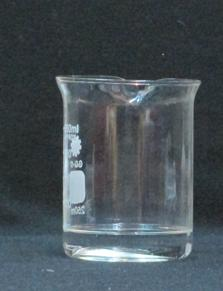
%> input picture Manual Mode/EXAMPLE IMAGES/IMG_2860.JPG, 223 x 291 px
$ octave --eval "result = Exctract_object_from_background_NO_SCANNING('EXAMPLE IMAGES/IMG_2860.JPG');"   (GNU Octave 9; MATLAB toolbox functions it lacks are replaced by stand-ins)
%> lines starting %> are read from the running program, lines starting %| are printed output that depends on the picture; in (x1, y1, x2, y2) boxes, pixels count from 0 and x2, y2 are one past the last pixel; in counts of white or black regions, pixels touching at a corner belong together; the program's own positions count from 1
### Manual Mode/Find_Vessel_Contour.m
function [ vessel_cont, symmetry_score ,brxy , imborder , YaxisSize]=Find_Vessel_Contour(figurefilename, Symmetry_Mode, Npix, threshold, Segmentation_Mode)
%> called with figurefilename = 'EXAMPLE IMAGES/IMG_2860.JPG', Symmetry_Mode = 0, Npix = 16000, threshold = 0.12, Segmentation_Mode = 'BORDER_CANNY'
%Identify object by sperating it from background
%  identify the vessel in color image readed from figurefilename,
%resize the image size to so it will contain npix pixels without changing proportions, and use threshold  for the canny sobel operator operator
% Segmentation_Mode define wether objects/blobs will be recognize by 'BORDER_CANNY' mode wich mean using edges with close contours found by canny+sobel operators to segment the ima or by "THRESHOLD" mode finding areas with different  intenstiy using threshold for the grey image of the system   'BORDER_CANNY'  give  much better  results the 'THRESHOLD' method for most cases and used as difult
% Symmetry_Mode symmetry mode tell wether to use symmetry consideration (0 if not) and which mode (1-2) [see symmetrized function]


%general operation: use canny and soble to transform image into border image
% use blob labeling and image segementation to  to identifty the blob of
% the backgroud. Create negative of the background blob image so every that blob is
% not the background is white. choose the largest blob/region as representing the
% vessel. Use symmetry and thikness consideration and remove parallel regions to improve the vessel
% boundary
%Resize
%brxy are list of xy points of the borders point location on the image
%imborder is the original image (resize) with the object borders marked on the final image
close all;
symmetry_score=0;

if (nargin<2 ) Symmetry_Mode=2; end;
if (nargin<3) Npix=16000; end;
 if (nargin<4)   threshold=0.12; end;
 if (nargin<5)   Segmentation_Mode='BORDER_CANNY'; end;


i=imread(figurefilename);%'C:\Users\mithycow\Desktop\trial pictures glassware\edited\moor cut\DSC_0016.jpg');%DSC_0016.jpg
%> i is the input picture: size 291x223x3 uint8; mean R, G, B 71.8, 81.3, 86.9
%-----------------------resize and adopt histogram------------------------
dm=size(i);% y*y/(nx/ny)=npix y= sqrt(npix*ny/nx)  ny=dm1 nx=dm2
YaxisSize=round(sqrt(Npix*dm(1)/dm(2)));
i2 = imresize(i, [YaxisSize NaN]);% 135 /NaN change the image so it will contain npix pixels
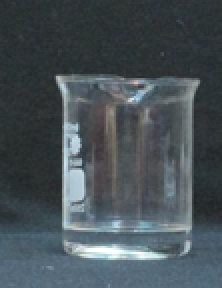
%> i2: size 144x111x3 uint8 (shown 2 times larger); mean R, G, B 71.8, 81.3, 86.9
%figure, imshow(i2);
i3=rgb2gray(i2);
%figure, imshow(i3);
%i3=histeq(i3);% equalize intensity  histogram for complete image to create wider better intensiy range spectrum of intesinity and increase
i3=adapthisteq(i3);% equalize histogram image intesnity region by region to prevent borders with low illumination  from being missed and leave open in the contour
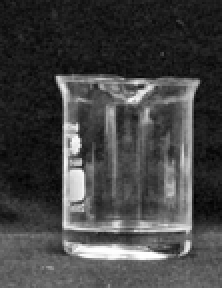
%> i3: size 144x111 uint8 (shown 2 times larger); min 0, max 255, mean 67.9
%figure, imshow(i3);


%%%%%%%%%%%%%%%%%%%%%%%%%%%%%%%%%%%%%SEGMENTATION STEP%%%%%%%%%%%%%%%%%%%%%%%%%%%%%%%%%%%%%%%%%%%%%%%%%%%%%%%%%%%%%%%%%%%%%%%%%%%%%%%%%%%%%%%%%%%%%%%%%%%%%%%%%%%%
%------------------------Segment image to close conours using canny sobel or intesnity threshold and return binary image----------------------------------------------------

if strcmp(Segmentation_Mode,'BORDER_CANNY')%find borders using combine canny and sobel edges were the sobel threshhold is between the canny high and low threshold
bw=canysobel(i3,threshold);% find border using combine canny sobel

elseif strcmp(Segmentation_Mode,'THRESHOLD')% segment by intensity threshold (work horribly dont use)
bw=binary_threshold(i3);% create binary image using threshold of greyscale i  much less efficient then canny sobel use one of the two to create binary sgemented image;
else
    disp('unrecogenize image segmentation mode in find vessel contour');
    exit();
end;
%----------------create binary image in which all regions which are not background are white blobs (background are segments in the image that touch the image outer edges------
%dilate;% dilute borders to seal punctore envelops optional)
bw=closeim(bw);% use to close morphological operation to seal the border nevelope % optional not  always good
bw=substract_background(bw); %segment the edge image. create blob image in which every part that correspond to bw background is
%black and every other part is white.
%----------------improve and resuce noise image by closing and openning operation------
 bw=openim(bw);% smoth  openning morpholigical operation that remove unnsseary point
bw=closeim(bw);% smoth image by closing morphological operation
%---------------------------------------
blobs = Getimregions( bw ); % divide binary image bw to its region assuming and return the region found in in array blob that conain stuructures with information of each blob
% blobs is already shorted from big to small
%%%%%%%%%%%%%%%%%%%%%%%%%%%%%%%%%%%%%%%%%%%%%%%%%%%%%%%REMOVE PARALLEL REGIONS AND SYMMETRIZED LARGEST BLOB%%%%%%%%%%%%%%%%%%%%%%%%%%%%%%%%%%%%%%%%%%%%%%%%%%%%%%%%%%%%%%%%%%%%%%%%%%%%%%%%%%%%%%%%%%%%%%%%


 %  for f=1:1:1%size(blobs)% show largest
 f=1; % use only the largest blob
     if ~isempty(blobs) && blobs(f).Area>900% if there blobs that there size bigger then 1000 use them else no object as been found

  %   imshow(blobs(f).Image);% show the specific blob image

     %------------show blob  edges--------------------------
        %  BW2 = bwmorph(blobs(f).Image,'remove');% remove blobe interior and live edges
%imshow(BW2)


     %----mark blob on full image---FOR PRSENTATION  ONLY---------------------------------------
     j=i3/3;
     j(blobs(f).PixelList(:,2),blobs(f).PixelList(:,1))=i3(blobs(f).PixelList(:,2),blobs(f).PixelList(:,1));
  %   imshow(j);% mark blob image in figure
%pause;
 %----cut the image area from i3 and pot it on kk. THIS PART OFTEN GOT STUCK and is needed only for symmetrized with sobel hence symmetrized3,4-----------------------------------------

           miny=min(blobs(f).PixelList(:,2));% find the location of the blob square on the total image important and being use later dont delete
           minx=min(blobs(f).PixelList(:,1));% find the location of the blob square on the total image important and being use later dont delete
      % [11 lines of commented-out code are left out]
         BW3=Remove_Parallel_Region( blobs(f).Image);% if the blob contain  lines with more then one region  (more then two edges) remove all but the broadest image


         blobs2 = Getimregions(BW3 );%  the vessel blob size might have breaked to few blobs take the first (hence the largest blob).
         miny=miny-1+min(blobs2(1).PixelList(:,2));% Update the location of the blob frame in the image of the system
         minx=minx-1+min(blobs2(1).PixelList(:,1));

 %--------------use symmetry and varius of rules to improve borders also remove thin area parrallel to thick area that correspond to the stand poll-----------------------------------------------------------------------------------------------
      %    imshow(blobs2(1).Image);


         [BW3,symmetry_score]=symmetrized(blobs2(1).Image, Symmetry_Mode);% Remove parrallel regions and symmetrized; adjust object border using symmetry configuration
%imshow(BW3);

%----------------------------------------------the symmetrized operation might split the blobs in this case peak the largest blob and use it ----------------------------------------------------------------------------------------------
 blobs2 = Getimregions( BW3 );%  the vessel blob size might have changes take the first (hence the largest blob).

 %---------------erode blob by one pixel and get is binary edge image (the erosion is needed because for some reason the blob is one pixel larger the it shouuld be
 vessel_cont= bwmorph(blobs2(1).Image,'remove');% remove blobe interior and leave edges;
 vessel_cont=blobs2(1).Image- vessel_cont; % for some unclear reason the contour received here is one pixel larger then it should be it need to b eroded
 vessel_cont=openim(vessel_cont);
 vessel_cont= bwmorph( vessel_cont,'remove');% remove blobe interior and leave edges;
 minx=minx-1; % Again not clear why but this is needed
 %imshow( vessel_cont);
 if ~exist('vessel_cont','var') vessel_cont=0;symmetry_score=-1000; end; % in case the previous function will fail to give output and get the entire program stuck
  %-----------------------------find the edge points of the vessel  on the total image and mark them---------------------------------------------------------------------------------------------------------------
  miny2=min(blobs2(f).PixelList(:,2));% find the location of the blob square on the total image important and being use later dont delete
 minx2=min(blobs2(f).PixelList(:,1));% find the location of the blob square on the total image important and being use later dont delete

 brxy=find2(vessel_cont,0.5); % find the border point of the the blob image


brxy(:,1)=brxy(:,1)+miny+miny2-2;% translate the border points according to the blob location realtive to the figure
brxy(:,2)=brxy(:,2)+minx+minx2-2;
%------------------for presentation only draw border on image-----------------------------------------
imborder=set2(i3, brxy,255,0, 0);% draw the edge points on the new image in white or black
%imborder(vessel_cont>0)=255;? why not this
%imshow(imborder);
%pause;

 %--------------------------------------------------------------------------------------------------------------------------------------------------------------------------------------------------------------------

%imshow(BW3);
%-----------------------------------------------------------------------------------------------------------

%---------------------------show the edge over the real image
      %kk(BW3>0)=0;
    %figure, imshow(kk/256);% show the figure the blob refer to
  % pause;
     %----------------------------------------------------------------


   %---------------------------------------------------------------------------------------------------------------------------------------------------
  else % if no blob found that stand in minimimal demands
       vessel_cont=zeros(2,2);% assign arbitary values to output to  prevent program from getting stuck as result of not assign paramters
       brxy=[1 1];
       symmetry_score=-100;

       imborder=zeros(size(bw));
       disp('NO CONTOUR FOUND or contour is to small in find contour');
  end;
  %-----------------------------------------------------------------------------------------------------------------------------------------------------------------

%end
%{
Find_Vessel_Contour(figurefilename, Symmetry_Mode, Npix, threshold, SegmentationMode)
Description: Found the boundaries of symmetric object in an image with uniform background.
Input: Figurefilename: The name +page of the image file.
Segementation_mode(optional parameter): The method that will be used to segment the image. Option Segementation_mode ='BORDER_CANNY' is a default mode and it will segment the image by using canny and sobel edges that form closed contours. Alternative segmentation is by Segementation_mode = ‘THRESHOLD’ which segment image using intensity threshold with OTSU limits this give bad result for transparent vessels.
Symmetry_Mode (optional parameter): The way in which the symmetry of the object will be adjusted. The values can be between 0 to 2. Value of 2 is default. Value of 1 give slightly different symmetry adjusting mode with almost same result as 2. Value of 0 mean no symmetry adjustment. The symmetry mode is explained in the function symmetrized.
Npix(Optional parameter): Max number of pixels in the image examined (Figurefilename) . If the image have more pixels then Npix then it will be resized to the size of Npix pixels while maintaining proportion. Note that large image (above16000) can take really long time and should be avoided. Threshold (optional parameter): The threshold that will be used in the canny/sobel edge detector in the segmentation step.
Output vessel_cont:Binary image of the object border with object boundaries marked white (1). Can be use as template for finding the object in other images (similar to X_TEMPLATE.tif Figure 1). symmetry_score: The symmetry level of the traced blob (fraction of lines in the original blob that have center in the blob symmetry axis). brxy: List of x,y coordniates of boundary of the object in the image (after the image were resize). imborder: The resized image with the boundaries of object marked on it (see IMarked [figure 1 section 1]). YaxisSize: The final size of the image Y axis in which the recognition where performed
Algortihm:
Basically steps 1-10 in the algorithm section in section 7:
1) Segment the image by looking for edges that form closed contours. The edges are found by combination of canny and sobel edges.
2) All blobs that touch the outer boundaries of the image are merged and considered as background.
3) The negative of the background (found in step 1) is taken. This negative is a binary image in which every pixel that is not background have value of 1 and every background pixel is zero.
4) This binary image is again segmented, and the largest blob is taken as the vessel.
5) If the blob have two parallel region in the horizontal axis the thinnest of the two is deleted (other word if some line of the blob have more than two edges remove all but the edges that form thickest region).
6) The symmetry axis and symmetry level of the blob is found by scanning every line of the blob and finding its center x value for each line. The most abundant center value (x) for lines in the blob is taken as the symmetry axis.
7) The fraction of lines that have center in the symmetry axis is taken as the symmetry level of the blob that will later be used to calculate its score.
8) For each line in the blob that don’t have center in the symmetry axis change either the left or right boundary position of the blob such that the new center of the line will be on the symmetry axis.
9) The resulting contour of the resulting blob could be used as output for the edges of the vessel in the image.
10) The symmetry level of the blob is used to score how good is the match of the blob to the vessel in the image.
%}


### Manual Mode/canysobel.m
function bw=canysobel(i3,highthresh)
%> called with highthresh = 0.12

% return borders for greyscale image i3  in a binary image
% combine canny and sobel operator the canny create better edge the soble
% without maximum supression give thiker edges and prevent holes in the one
% line canny hence their combination give best resul
%the soble  threshold should be between the  canny high and low
% threshholds to be affective. High thresh is the high threshold in the
% canny and is optional the low and sobel threshold will be deterimed by it
%i2=imresize(i,0.12);%0.12);% resize image to 10% since it give better edge detection ability in lower scale
if nargin==1
    highthresh=0.12;% if threshold not assign use standart value
end

e=edge(i3,'canny',[highthresh/3,highthresh],1.1); % preform canny with low and high threshold in [] and gaussian sigma of 1.1(final line)
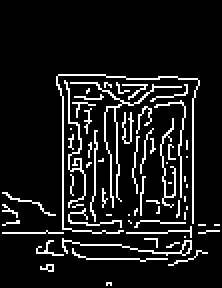
%> e: size 144x111 logical (shown 2 times larger); 10.1% white in thin lines or dots, all inside (x1, y1, x2, y2) = (1, 37, 110, 143)

 % [6 lines of commented-out code are left out]
 bw=edge(i3,'sobel',highthresh/2,'nothinning'); %preform soble with given threshold that should be between the canny high and low threshhold no maximum supression applied specify by 'nothinning
%> bw: size 144x111 logical; 20% white; 45 white regions (42 under 20 px), largest, box (x1, y1, x2, y2) and area: (26, 36, 101, 131) 2943, (67, 53, 80, 76) 96, (3, 115, 27, 118) 30


bw(e>0)=1;% add the edges found by canny to the edges find by soble to create combine edge image
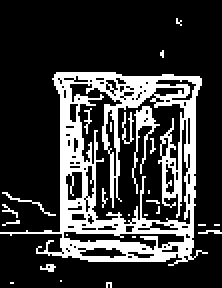
%> bw: size 144x111 logical (shown 2 times larger); 22.4% white; 26 white regions (22 under 20 px), largest, box (x1, y1, x2, y2) and area: (0, 36, 104, 133) 3201, (66, 53, 80, 97) 147, (61, 56, 67, 72) 39, (1, 96, 28, 108) 36
%imshow(bw);
%pause;
end

### Manual Mode/closeim.m
function bw=closeim(bw)
% close binary image bw (morphological operation of dilate and erode
CE=strel('square',3);% create square mask of 3X3 for closing
bw=imclose(bw,CE);% clos image using mask
%> bw: size 144x111 logical; 29.4% white; 8 white regions (5 under 20 px), largest, box (x1, y1, x2, y2) and area: (0, 36, 111, 133) 4617, (1, 102, 10, 113) 32, (20, 132, 28, 136) 22
%figure, imshow(bw);
end

### Manual Mode/labelim.m
function [L, num] = labelim(bw)
%label binary image bw occurding to its white blobs
%return L image of labels hence image of size of bw where pixels  values
%are their label number num is the number of different labels found
bw=~bw;% invert BW color 1->0 0->1
%figure, imshow(bw);
[L, num] = bwlabel(bw, 4); %L labeld image returns in num the number of connected objects found in BW can have connectivity of 4 or 8 (Second parametr)
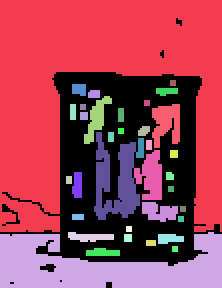
%> L: size 144x111 double (shown 2 times larger); 37 distinct labels, from 0 to 36; one colour per label, 0 black
%> num = 36
%figure, imshow(L,[]);
%impixelinfo;% colorfull way to represent the image such that it use all the rgb values and not just grey
%figure, imshow(label2rgb(L),[]);
end

### Manual Mode/substract_background.m
function bw=substract_background(bw)
%create blob image in which every part that correspond to bw background is
%black and every other part is white
%1) recieve binary image bw label it using labelim
%2) identify all labels on the labeles imaged that touch the image
%outeredges/ borders
% 3)take ones image in the size of bw and make every pixel that correspond to
% the back ground in bw to be equal zeros
%-------------------------1 label  the image----------------------------------------------------------------------------------
[L, num] = labelim(bw);% label binary image to get the back ground label
%> num = 36
d = size(L);% get figure dimension
%------------------identify the back ground  label (assume that the background label correspond to the outer edges of the image) create black white image where everything beside the back ground is white and the background is black--------------------------------------------------------------------------------------
bw=ones(d);
%bw(L==L(d(1),d(2)) | L==L(1,d(2)) |   L==L(d(1),1)  | L==L(1,1))=0; % get reed of back ground

for f=1:1:d(1)
    bw(L==L(f,1) | L==L(f,d(2)))=0;

end;
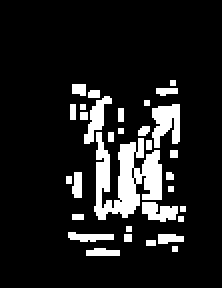
%> bw: size 144x111 double (shown 2 times larger); values 0 (black) and 1 (white), 12.1% white; 32 white regions (18 under 20 px), largest, box (x1, y1, x2, y2) and area: (47, 66, 81, 110) 821, (76, 52, 90, 74) 216, (42, 48, 56, 72) 139

for f=1:1:d(2)
    bw(L==L(1,f) | L==L(d(1),f))=0;
end;
%-----------------------------------------------------------------------------------------------------------------
bw(L==0)=1;% zeros are edges(white areas in bw) and edges count as part of the object not the background thefore they restored if deletd
%> bw: size 144x111 double; values 0 (black) and 1 (white), 41.5% white; 8 white regions (5 under 20 px), largest, box (x1, y1, x2, y2) and area: (0, 36, 111, 133) 6548, (1, 102, 10, 113) 32, (20, 132, 28, 136) 22
%}
%as alternative for the above method it might be possible to take the background as simply the label with the largest areas
%----------------------------
%erode;
end

### Manual Mode/openim.m

function bw=openim(bw)
% open binary image bw morphological operation of erosion and daltion that
% resuce noise and delete thin areas
CE=strel('square',3);% create square mask of 3X3 for oppening
bw=imopen(bw,CE);
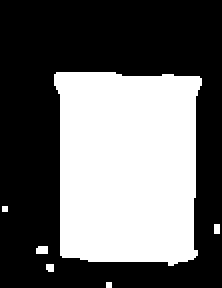
%> bw: size 144x111 double (shown 2 times larger); values 0 (black) and 1 (white), 40.4% white; 6 white regions (4 under 20 px), largest, box (x1, y1, x2, y2) and area: (27, 36, 101, 133) 6391, (18, 123, 24, 127) 23
%figure, imshow(bw);

end

### Manual Mode/Getimregions.m
function blobs = Getimregions( bw )
%take binary image  bw and divide it to untouched areas using image
%segmentation of labelim  return array of all segments of the image arrange
%in according to their area size (larger first)  the return array contain
%lots of information about the blobs that is explained in regionprops
%function
% methodology is simple inver

%   Detailed explanation goes here

 %--------------------------------------------------------------------------------------------------------
 bw=~bw;% invert image color create the negative. black to white and white to black
 L=labelim(bw);% label binary image give different label to evey blob/segment the label are the pixels values of L
%> (the rest of the program and of its run is left out)
